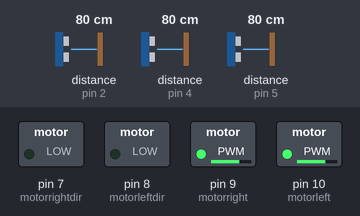
This sketch was run on a simulated Arduino Uno, built with avr-gcc and run on an emulated ATmega328P. Parts: switched loads named in the sketch (green lamp = pin HIGH). Wiring (inferred from the names in the program): 3 × ultrasonic range finder: trigger A2, echo pin 2 / trigger A3, echo pin 4 / trigger A4, echo pin 5. Dashed ring = blinking. The test bench sets the inputs (shaded band); at power-on: distance to the obstacle (sensors on pin 2, pin 4, pin 5) 80 cm. The echo pulse lasts 58.3 µs per cm; the ROS host is connected and sends only what is stated; pins used as bus, display or sensor lines are not drawn.

Above: at 1.07 s.
1.3 s: distance to the obstacle (sensor on pin 2) set to 2 cm
At 1.69 s:
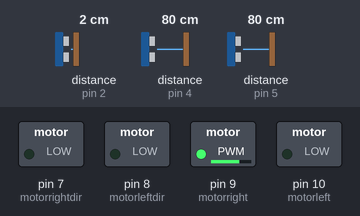
4.3 s: distance to the obstacle (sensor on pin 2) set to 35 cm
At 4.51 s:
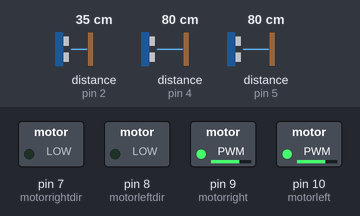
7.3 s: distance to the obstacle (sensor on pin 2) set to 4 cm
At 7.65 s:
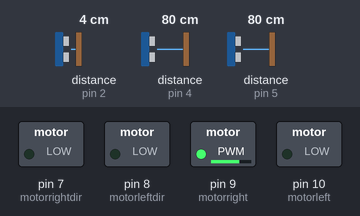
Timing chart, 0 to 16.3 s (numbered marks = the images above; inputs shaded):
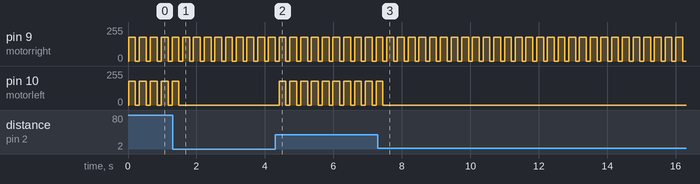

The sketch:

credittask.ino
```cpp
int motorright = 9;
int motorrightdir = 7;
int motorleft = 10;
int motorleftdir = 8;
//defines pins numbers
const int echoPinFront = 5;
const int trigPinFront = A4;

const int echoPinLeft = 2;
const int trigPinLeft = A2;

const int echoPinRight = 4;
const int trigPinRight = A3;


#include <ros.h>
#include <geometry_msgs/Twist.h>
#include <std_msgs/Int16.h>
#include <SoftwareSerial.h>

class BlueROS : public ArduinoHardware
{
  protected:

  private:

  SoftwareSerial *mySerial;

  public:
  BlueRos(){}

  void init()
  {
      mySerial = new SoftwareSerial(A0,11);
      mySerial->begin(9600);
  }

  int read()
  {
      return mySerial->read();
  };

  void write(uint8_t* data, int length)
  {
      for(int i=0; i<length; i++)
      {
        mySerial->write(data[i]);
      }
  }


};

ros::NodeHandle_<BlueROS, 3, 3, 100, 100> nh;

//ros::NodeHandle  nh;

std_msgs::Int16 msg_front;
std_msgs::Int16 msg_left;
std_msgs::Int16 msg_right;

ros::Publisher pubFront("Front", &msg_front);
ros::Publisher pubLeft("Left", &msg_left);
ros::Publisher pubRight("Right", &msg_right);

void ros_handler( const geometry_msgs::Twist& cmd_msg) {
float x = cmd_msg.linear.x;
float z = cmd_msg.angular.z;
if(x ==-2.0) backward(500);
if(x == 2.0) forward(500);
if(z == 2.0) left(500);
if(z ==-2.0) right(500);
stop();
}
ros::Subscriber<geometry_msgs::Twist> sub("/turtle1/cmd_vel", ros_handler);


// defines variables
long duration;
int distance;
//#include <SoftwareSerial.h>
//SoftwareSerial mySerial(0, 1); // RX, TX 0,1
void setup() {
pinMode(trigPinFront, OUTPUT); // Sets the trigPin as an Output
pinMode(echoPinFront, INPUT); // Sets the echoPin as an Input
nh.initNode();
nh.advertise(pubFront);

pinMode(trigPinLeft, OUTPUT); // Sets the trigPin as an Output
pinMode(echoPinLeft, INPUT); // Sets the echoPin as an Input
nh.initNode();
nh.advertise(pubLeft);

pinMode(trigPinRight, OUTPUT); // Sets the trigPin as an Output
pinMode(echoPinRight, INPUT); // Sets the echoPin as an Input
nh.initNode();
nh.advertise(pubRight);
pinMode(motorright, OUTPUT);

pinMode(motorleft, OUTPUT);
pinMode(motorrightdir, OUTPUT);
pinMode(motorleftdir, OUTPUT);
nh.initNode();
nh.subscribe(sub);
///nh.advertise(pub);

//mySerial.begin(9600); // Starts the serial communication
}
void loop() {


int distancecenter =  ultrasonic(echoPinFront,trigPinFront);
  msg_front.data = distancecenter;
  pubFront.publish( &msg_front);

  int distanceleft =  ultrasonic(echoPinLeft,trigPinLeft);
  msg_left.data = distancecenter;
  pubLeft.publish( &msg_left);


  int distancright =  ultrasonic(echoPinRight,trigPinRight);
  msg_right.data = distancecenter;
  pubRight.publish( &msg_right);


  if(distanceleft > 30)
  {
    forward(200);
  }
  if(distanceleft < 30)
  {
    left(200);
  }

  nh.spinOnce();
  delay(100);
}

void forward(int time)
{
digitalWrite(motorrightdir, LOW);
analogWrite(motorright,180);
digitalWrite(motorleftdir, LOW);
analogWrite(motorleft, 180);
delay(time);
stop();
}

void left(int time)
{
digitalWrite(motorrightdir, LOW);
analogWrite(motorright,180);

delay(time);
stop();
}
void right(int time)
{

digitalWrite(motorleftdir, LOW);
analogWrite(motorleft, 180);
delay(time);
stop();
}
void backward(int time)
{
digitalWrite(motorrightdir, HIGH);
analogWrite(motorright,180);
digitalWrite(motorleftdir, HIGH);
analogWrite(motorleft, 180);
delay(time);
stop();
}

void stop()
{
analogWrite(motorright, 0);
analogWrite(motorleft, 0);
}

int ultrasonic(int echoPin, int trigPin) {
// Clears the trigPin
digitalWrite(trigPin, LOW);
delayMicroseconds(2);
// Sets the trigPin on HIGH state for 10 micro seconds
digitalWrite(trigPin, HIGH);
delayMicroseconds(10);
digitalWrite(trigPin, LOW);
// Reads the echoPin, returns the sound wave travel time in microseconds
duration = pulseIn(echoPin, HIGH);
// Calculating the distance
distance= duration*0.034/2;
return distance;
}
```

Measured:
- after the input at 1.3 s, pin 10 (motorleft): goes on until 1.5 s, then stays 0/255
- after the input at 4.3 s, pin 10 (motorleft): alternates 180/255 for 0.20 s and 0/255 for 0.11 s, starting after 0.12 s
- after the input at 7.3 s, pin 10 (motorleft): goes on until 7.4 s, then stays 0/255
- by itself, pin 9 (motorright): alternates 180/255 for 0.20 s and 0/255 for 0.11 s
- by itself, pin 10 (motorleft): alternates 180/255 for 0.20 s and 0/255 for 0.12 s
